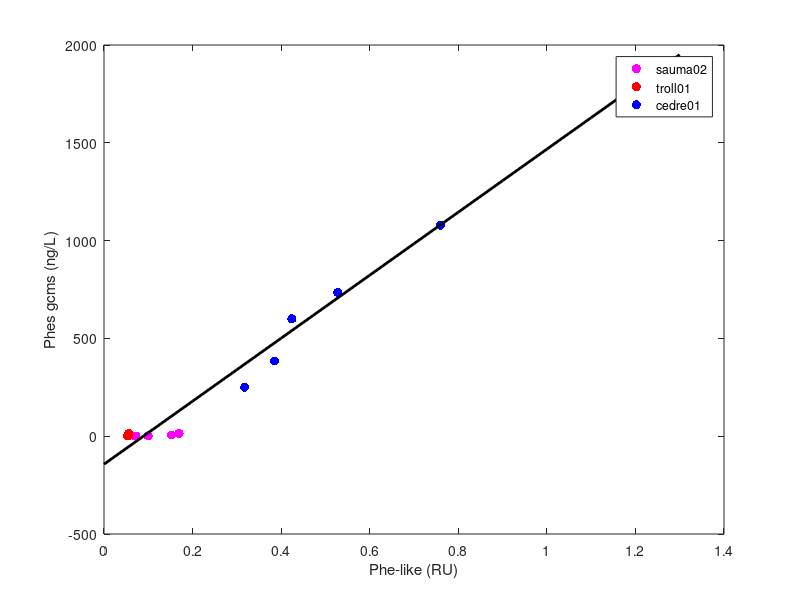
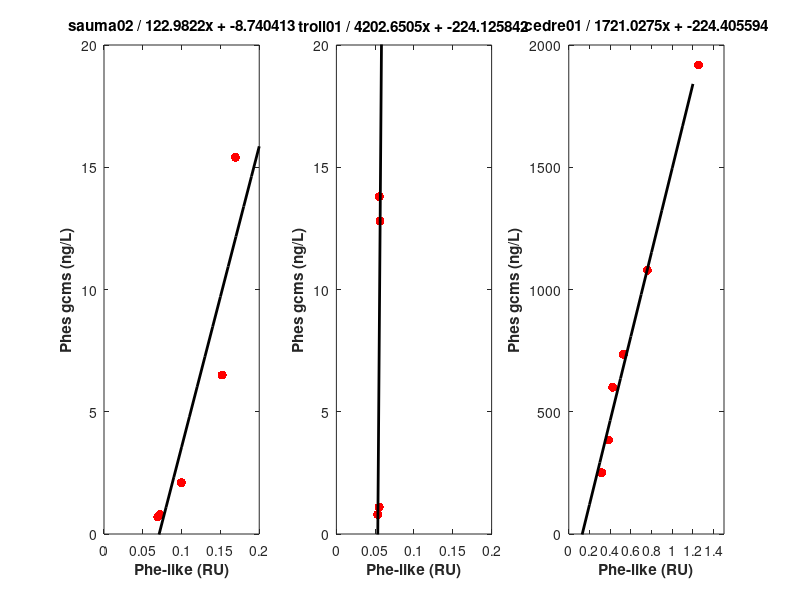

The MATLAB script that drew these images, in order:
clear all
close all

all_gcms = ...
[0.4928, 3.2; ... %sauma01
0.5251,	43.3; ... 
0.4992,	11.4; ...
0.4992,	8.7; ...
0.4898,	0.7; ...
0.0692,	0.7; ... %sauma02
0.0721,	0.8; ...
0.0997,	2.1; ...
0.1523,	6.5; ...
0.1694,	15.4; ...
0.0562,	12.8; ... %troll01
0.0552,	1.1; ...
0.0554,	13.8; ...
0.0533,	0.8; ...
0.3175,	250.8; ... %cedre01
1.2543,	1917.9; ...
0.7598,	1079.1; ...
0.5277,	734.8; ...
0.4241,	600.5; ...
0.3853,	384.4];


% Remove sauma01 (wrong prism, blank too high)
%all_gcms(1:5, :) = [];



%p = polyfit(all_gcms(6:end,2),all_gcms(6:end,1),1) 
% $$$ xfit = 1:2000;
% $$$ yfit = p(2) + xfit.*p(1);

% $$$ %scatter(all_gcms(1:5,2), all_gcms(1:5,1), '.k')
% $$$ %hold on
% $$$ plot(all_gcms(6:10,2), all_gcms(6:10,1), '.m', 'markerSize', 20)
% $$$ hold on
% $$$ plot(all_gcms(11:14,2), all_gcms(11:14,1), '.r', 'markerSize', 20)
% $$$ plot(all_gcms(15:end,2), all_gcms(15:end,1), '.b', 'markerSize', 20)
% $$$ plot(xfit, yfit, 'k', 'linewidth', 2)
% $$$ legend('sauma02', 'troll01', 'cedre01')
% $$$ xlabel('Phes (ng/L)')
% $$$ ylabel('Phe-like (RU)')



p = polyfit(all_gcms(6:end,1),all_gcms(6:end,2),1) 
xfit = 0:.1:1.3;
yfit = p(2) + xfit.*p(1);
p = polyfit(all_gcms(6:end,1),all_gcms(6:end,2),2) 
%yfit2 = p(3) + xfit.*p(2) + xfit.^2.*p(1) ;

figure(1)
plot(all_gcms(6:10,1), all_gcms(6:10,2), '.m', 'markerSize', 20)
hold on
plot(all_gcms(11:14,1), all_gcms(11:14,2), '.r', 'markerSize', 20)
plot(all_gcms(15:end,1), all_gcms(15:end,2), '.b', 'markerSize', 20)
plot(xfit, yfit, 'k', 'linewidth', 2)
%plot(xfit, yfit2, 'g', 'linewidth', 2)
legend('sauma02', 'troll01', 'cedre01')
ylabel('Phes gcms (ng/L)')
xlabel('Phe-like (RU)')

figure(2)
subplot(131)
plot(all_gcms(6:10,1), all_gcms(6:10,2), '.r', 'markerSize', 20)
p = polyfit(all_gcms(6:10,1),all_gcms(6:10,2),1); 
xfit = 0:.01:.2;
yfit = p(2) + xfit.*p(1);
hold on
plot(xfit, yfit, 'k', 'linewidth', 2)
xlim([0, .2])
ylim([0, 20])
title(sprintf('sauma02 / %4.4fx + %f', p(1), p(2)), 'fontWeight', 'bold')
ylabel('Phes gcms (ng/L)', 'fontWeight', 'bold')
xlabel('Phe-like (RU)', 'fontWeight', 'bold')

subplot(132)
plot(all_gcms(11:14,1), all_gcms(11:14,2), '.r', 'markerSize', 20)
p = polyfit(all_gcms(11:14,1),all_gcms(11:14,2),1);
xfit = 0:.01:.2;
yfit = p(2) + xfit.*p(1);
hold on
plot(xfit, yfit, 'k', 'linewidth', 2)
xlim([0, .2])
ylim([0, 20])
title(sprintf('troll01 / %4.4fx + %f', p(1), p(2)), 'fontWeight', 'bold')
ylabel('Phes gcms (ng/L)', 'fontWeight', 'bold')
xlabel('Phe-like (RU)', 'fontWeight', 'bold')


subplot(133)
plot(all_gcms(15:end,1), all_gcms(15:end,2), '.r', 'markerSize', 20)
p = polyfit(all_gcms(15:end,1),all_gcms(15:end,2),1);
xfit = 0:.1:1.2;
yfit = p(2) + xfit.*p(1);
hold on
plot(xfit, yfit, 'k', 'linewidth', 2)
xlim([0, 1.5])
ylim([0, 2000])
title(sprintf('cedre01 / %4.4fx + %f', p(1), p(2)), 'fontWeight', 'bold')
ylabel('Phes gcms (ng/L)', 'fontWeight', 'bold')
xlabel('Phe-like (RU)', 'fontWeight', 'bold')